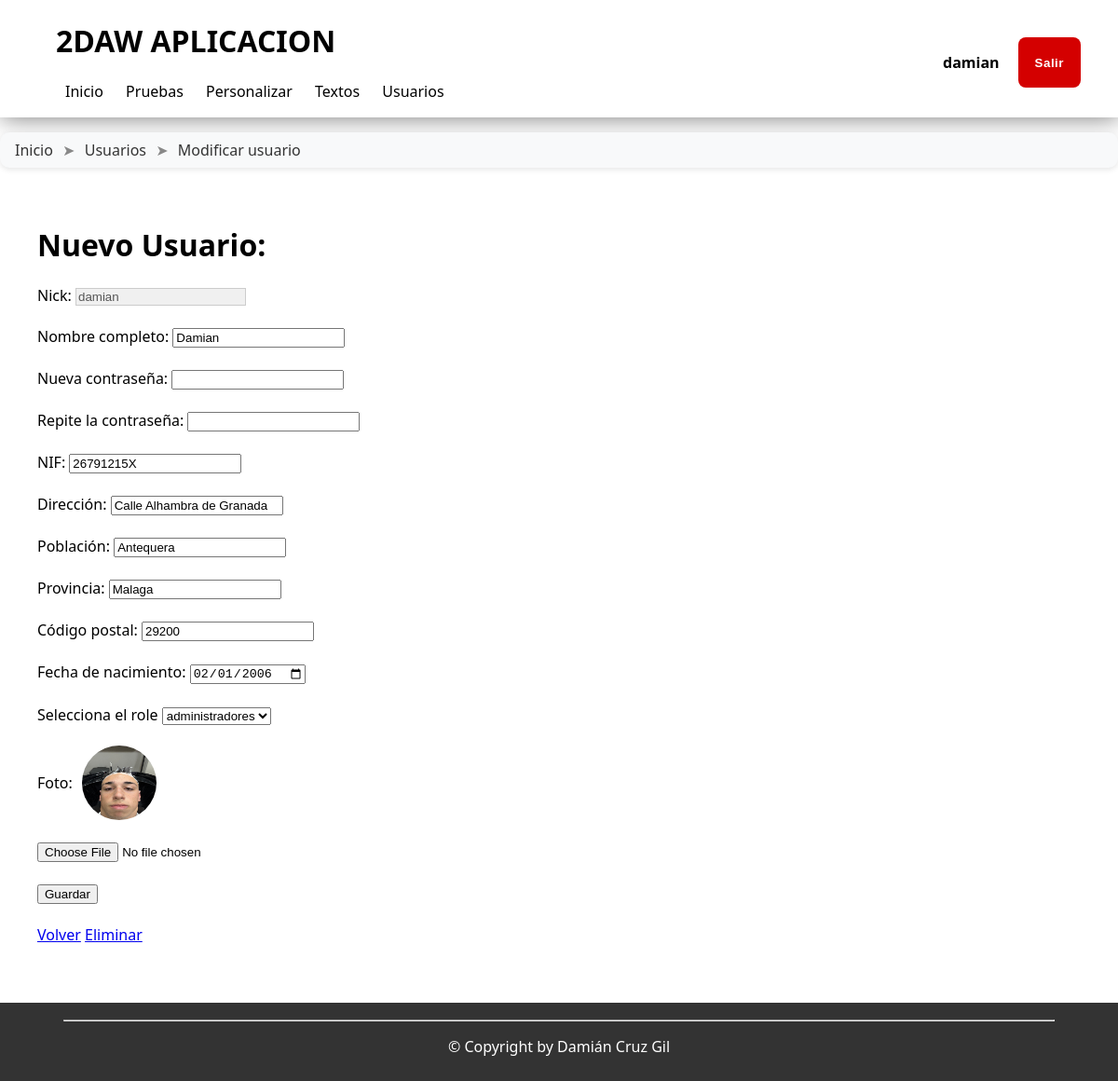
Screenshot of /aplicacion/usuarios/modificarUsuario.php?codUsu=2 (signed in) with the database file from the repository.
### tables this page shows
CREATE TABLE IF NOT EXISTS `usuarios` (
  `cod_usuario` int(11) NOT NULL AUTO_INCREMENT,
  `nick` varchar(50) NOT NULL,
  `nombre` varchar(50) NOT NULL,
  `nif` varchar(10) NOT NULL,
  `direccion` varchar(50) NOT NULL,
  `poblacion` varchar(30) NOT NULL,
  `provincia` varchar(30) NOT NULL,
  `CP` varchar(5) NOT NULL DEFAULT '00000',
  `fecha_nacimiento` date NOT NULL,
  `borrado` tinyint(1) NOT NULL DEFAULT 0,
  `foto` varchar(50) NOT NULL,
  PRIMARY KEY (`cod_usuario`),
  UNIQUE KEY `nick` (`nick`)
);

### cabecera.php (called while the page is built, shortened)
<?php
spl_autoload_register(function ($clase) {
    $ruta = RUTABASE . "/scripts/class/";
    $fichero = $ruta . "$clase.php";
});
$acceso = new Acceso();
include(RUTABASE . "/aplicacion/templates/plantilla.php");

### scripts/class/Acceso.php (called while the page is built, shortened)
<?php
class Acceso
{
    private $_validado;
    private $_nombre;
    public function __construct()
    {
        $this->_validado = false;
        $this->_nombre = "";
    }
    private function recogerDeSesion(): bool
    {
        if (
            !isset($_SESSION) ||
            !isset($_SESSION["acceso"]) ||
            !isset($_SESSION["acceso"]["validado"]) ||
            $_SESSION["acceso"]["validado"] == false
        ) {
            $this->_validado = false;
        } else {
            $this->_validado = true;
            $this->_nombre = $_SESSION["acceso"]["nombre"];
        }
        return true;
    }
    public function hayUsuario(): bool
    {
        return $this->_validado;
    }
    public function getNombre(): string|false
    {
        return $this->_nombre;
    }
}

### aplicacion/usuarios/modificarUsuario.php (the view, shortened to what this page needs)
<?php
include_once(dirname(__FILE__) . "/../../cabecera.php");
$barraUbi = [
    [
        "TEXTO" => "Inicio",
        "LINK" => "/index.php"
    ],
    [
        'TEXTO' => "Usuarios",
        'LINK' => "/aplicacion/usuarios"
    ],
    [
        'TEXTO' => "Modificar usuario",
        'LINK' => "/aplicacion/usuarios/modificarUsuario.php"
    ]
];
$codUsu = $_GET['codUsu'];
$sentenciaDatosUsu = "SELECT * FROM usuarios WHERE cod_usuario = '$codUsu'";
$usuario = $conexion->query($sentenciaDatosUsu)->fetch_assoc();
$valores = [
    'nick' => '',
    'nombre' => '',
    'contrasenia' => '',
    'contrasenia2' => '',
    'nif' => '',
    'direccion' => '',
    'poblacion' => '',
    'provincia' => '',
    'cp' => '',
    'fecha_nacimiento' => '',
    'role' => '',
    'foto' => ''
];
$errores = [];
inicioCabecera("2DAW APLICACION");
finCabecera();
inicioCuerpo("2DAW APLICACION", $barraUbi);
cuerpo($usuario, $valores, $errores, $roles);
finCuerpo();
function cuerpo($usuario, $valores, $errores, $roles)
{
?>
    <h1>Nuevo Usuario:</h1>
    <form action="modificarUsuario.php?codUsu=<?= $usuario['cod_usuario'] ?>" method="post" enctype="multipart/form-data">
        <label>Nick:</label>
        <input type="text" name="nick" value="<?= $usuario['nick'] ?>" readonly><br><br>
        <label>Nombre completo:</label>
        <input type="text" name="nombre" value="<?= empty($valores['nombre']) ? $usuario['nombre'] : $valores['nombre'] ?>">
        <span class="error"><?= $errores['nombre'] ?? '' ?></span><br><br>
        <label>Nueva contraseña:</label>
        <input type="password" name="contrasenia">
        <span class="error"><?= $errores['contrasenia'] ?? '' ?></span><br><br>
        <label>Repite la contraseña:</label>
        <input type="password" name="contrasenia2">
        <span class="error"><?= $errores['contrasenia2'] ?? '' ?></span><br><br>
        <label>NIF:</label>
        <input type="text" name="nif" value="<?= empty($valores['nif']) ? $usuario['nif'] : $valores['nif'] ?>">
        <span class="error"><?= $errores['nif'] ?? '' ?></span><br><br>
        <label>Dirección:</label>
        <input type="text" name="direccion" value="<?= empty($valores['direccion']) ? $usuario['direccion'] : $valores['direccion'] ?>">
        <span class="error"><?= $errores['direccion'] ?? '' ?></span><br><br>
        <label>Población:</label>
        <input type="text" name="poblacion" value="<?= empty($valores['poblacion']) ? $usuario['poblacion'] : $valores['poblacion'] ?>">
        <span class="error"><?= $errores['poblacion'] ?? '' ?></span><br><br>
        <label>Provincia:</label>
        <input type="text" name="provincia" value="<?= empty($valores['provincia']) ? $usuario['provincia'] : $valores['provincia'] ?>">
        <span class="error"><?= $errores['provincia'] ?? '' ?></span><br><br>
        <label>Código postal:</label>
        <input type="text" name="cp" value="<?= empty($valores['cp']) ? $usuario['CP'] : $valores['cp'] ?>">
        <span class="error"><?= $errores['cp'] ?? '' ?></span><br><br>
        <label>Fecha de nacimiento:</label>
        <input type="date" name="fecha_nacimiento" value="<?= empty($valores['fecha_nacimiento']) ? $usuario['fecha_nacimiento'] : $valores['fecha_nacimiento'] ?>">
        <span class="error"><?= $errores['fecha_nacimiento'] ?? '' ?></span><br><br>
        <label for="role">Selecciona el role</label>
        <select name="role" id="role">
            <?php
            foreach ($roles as $key => $value) {
                echo "<option value='$key'>$value</option>";
            }
            ?>
        </select><br><br>
        <div style="display:flex; align-items:center; gap: 10px;">
            <label>Foto:</label>
            <img class="imgUsu" src="/images/fotos/<?= $usuario['foto'] ?>"><br><br>
        </div><br>
        <input type="file" accept="image/jpeg, image/png" name=" foto">
        <span class="error"><?= $errores['foto'] ?? '' ?></span><br><br>
        <button type="submit">Guardar</button>
    </form>
    <br>
    <a href="/aplicacion/usuarios/index.php">Volver</a>
    <a href="borrarUsuario.php?codUsu=<?= $usuario['cod_usuario'] ?>"><?= $usuario['borrado'] ? 'Restaurar' : 'Eliminar' ?></a>
<?php
}

### aplicacion/templates/plantilla.php (shortened to what this page needs)
<?php
function inicioCabecera(string $titulo)
{
?>
    <!DOCTYPE html>
    <html lang="es">
    <head>
        <link rel="stylesheet" type="text/css"
            href="/styles/base7.css">
        <link rel="stylesheet" href="https://cdnjs.cloudflare.com/ajax/libs/font-awesome/6.5.0/css/all.min.css">
    <?php
}
function finCabecera()
{
    ?>
    </head>
<?php
}
function inicioCuerpo(string $cabecera, array $barraUbi = [])
{
    global $acceso;
    $colorFondo = $_COOKIE['color_fondo'] ?? COLORESFONDO['blanco'];
    $colorTexto = $_COOKIE['color_texto'] ?? COLORESTEXTO['negro'];
?>
    <body style="background-color: <?= $colorFondo ?>; color:<?= $colorTexto ?>;">
        <header>
            <h1 id="titulo"><?php echo $cabecera; ?></h1>
            <nav id="barraMenu">
                <ul>
                    <li><a href="/index.php">Inicio</a></li>
                    <?php if ($acceso->hayUsuario()) {
                    ?>
                        <li><a href="/aplicacion/tests/index.php">Pruebas</a></li>
                        <li><a href="/aplicacion/personalizar/personalizar.php">Personalizar</a></li>
                        <li><a href="/aplicacion/texto/verTextos.php">Textos</a></li>
                        <li><a href="/aplicacion/usuarios/index.php">Usuarios</a></li>
                    <?php
                    } ?>
                </ul>
            </nav>
            <div id="barraLogin">
                <?php if ($acceso->hayUsuario()) {
                ?>
                    <form action="/aplicacion/acceso/login.php" method="post">
                        <div>
                            <p><?= $acceso->getNombre() ?></p>
                            <button class="salir" name="salir" type="submit">Salir</button>
                        </div>
                    </form>
                <?php
                } else {
                    echo "<a href='/aplicacion/acceso/login.php' class='acceso'>Log In</a>";
                } ?>
            </div>
        </header>
        <div id="barraUbicacion">
            <?php
            if ($barraUbi) {
                $ultimo = end($barraUbi);
                foreach ($barraUbi as $elemento) {
                    if (!empty($elemento["TEXTO"])) {
                        if (!empty($elemento["LINK"])) {
                            echo "<a href=\"{$elemento["LINK"]}\">{$elemento["TEXTO"]}</a>";
                        } else {
                            echo "<span>{$elemento["TEXTO"]}</span>";
                        }
                        if ($elemento !== $ultimo) {
                            echo " <span>➤</span> ";
                        }
                    }
                }
            }
            ?>
        </div>
        <main>
        <?php
    }
    function finCuerpo()
    {
        ?>
            <br />
            <br />
        </main>
        <footer>
            <hr width="90%" />
            <p>
                &copy; Copyright by Damián Cruz Gil
            </p>
        </footer>
    </body>
    </html>
<?php
    }

### styles/base7.css (style rules this page uses)
html, body { height: 100%; margin: 0; }
body { background: lightgray; font-family: "Segoe UI", Tahoma, Geneva, Verdana, sans-serif; font-size: 16px; color: #333; display: flex; flex-direction: column; }
main { flex: 1; }
header { padding: 1px 0; background-color: white; box-shadow: 1px 1px 25px gray; }
#titulo { margin-left: 7.5vh; }
#barraLogin { position: absolute; right: 5vh; top: 5vh; }
#barraLogin div { display: flex; gap: 20px; font-weight: bold; height: fit-content; }
.salir { background: #d40000; color: #fff; padding: 10px 18px; border-radius: 8px; font-weight: 600; letter-spacing: 0.5px; transition: 0.3s ease; text-decoration: none; display: inline-block; border: none; }
#barraMenu ul { list-style: none; margin-left: 7.5vh; padding: 0; }
#barraMenu li { display: inline; padding: 10px; transition: border-bottom 0.15s; }
#barraMenu a { text-decoration: none; color: black; }
#barraUbicacion { margin-top: 2vh; padding: 8px 16px; background: #f8f9fa; border-radius: 10px; box-shadow: 0 2px 6px rgba(0, 0, 0, 0.1); font-family: "Segoe UI", Tahoma, sans-serif; }
#barraUbicacion a { text-decoration: none; color: #333; font-weight: 500; transition: color 0.3s ease; }
#barraUbicacion span { color: #888; margin: 0 6px; }
main { margin: 5vh; }
footer { background: #333; color: white; text-align: center; padding: 10px; }
.imgUsu { width: 10vh; height: 10vh; border-radius: 100%; }
input[readonly] { background-color: #f0f0f0; color: #555; border: 1px solid #ccc; cursor: not-allowed; }
img { border-radius: 100%; }

### rows the page displays
usuarios: nick "damian", nombre "Damian", nif "26791215X", direccion "Calle Alhambra de Granada", poblacion "Antequera", provincia "Malaga", cp "29200", fecha_nacimiento "02/01/2006", foto (picture)

### other values shown
$cabecera "2DAW APLICACION"
$elemento["TEXTO"] "Inicio"
$elemento["TEXTO"] "Usuarios"
$elemento["TEXTO"] "Modificar usuario"
form field role "administradores"
